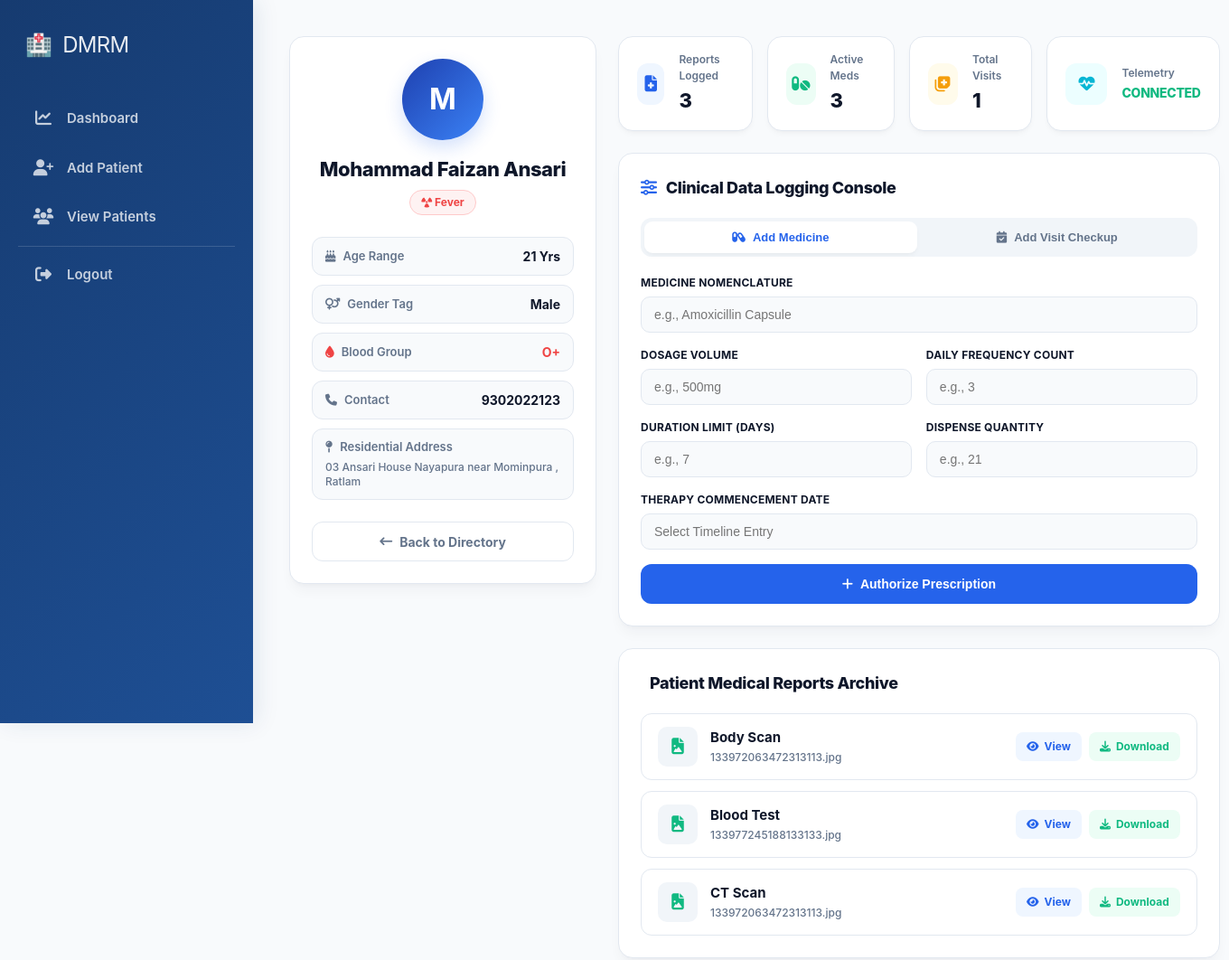
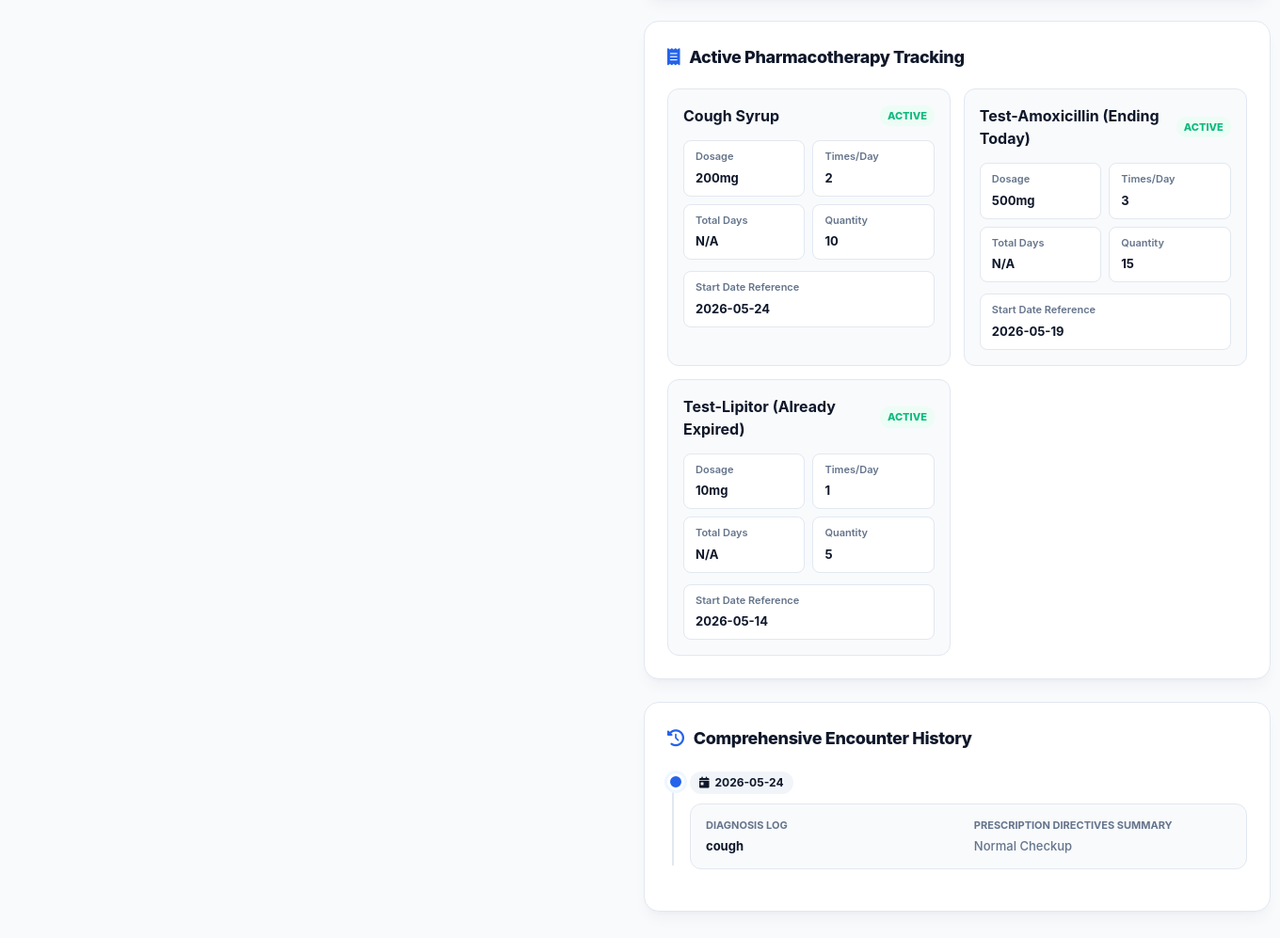
The page /patient/1 (signed in) on the database its author committed (2 pictures, top to bottom).
### tables this page shows
CREATE TABLE patients (
        id INTEGER PRIMARY KEY AUTOINCREMENT,
        doctor_id INTEGER,
        name TEXT,
        age INTEGER,
        gender TEXT,
        phone TEXT,
        email TEXT,
        disease TEXT,
        blood_group TEXT,
        address TEXT,
        report TEXT,
        FOREIGN KEY(doctor_id) REFERENCES doctors(id)
    );

CREATE TABLE patient_reports (
        id INTEGER PRIMARY KEY AUTOINCREMENT,
        patient_id INTEGER,
        report_name TEXT,
        file_name TEXT,
        uploaded_at TIMESTAMP DEFAULT CURRENT_TIMESTAMP,
        FOREIGN KEY(patient_id) REFERENCES patients(id)
    );

CREATE TABLE medicines (
        id INTEGER PRIMARY KEY AUTOINCREMENT,
        patient_id INTEGER,
        medicine_name TEXT,
        dosage TEXT,
        times_per_day INTEGER,
        total_days INTEGER,
        quantity INTEGER,
        start_date TEXT,
        reminder_sent INTEGER DEFAULT 0,
        FOREIGN KEY(patient_id) REFERENCES patients(id)
    );

CREATE TABLE visits (
        id INTEGER PRIMARY KEY AUTOINCREMENT,
        patient_id INTEGER,
        visit_date TEXT,
        diagnosis TEXT,
        prescription TEXT,
        FOREIGN KEY(patient_id) REFERENCES patients(id)
    );

### app.py (the view)
@app.route("/patient/<int:id>")
def patient_profile(id):
    if not is_logged_in():
        return redirect("/login")
    conn = sqlite3.connect(DATABASE, timeout=20)
    conn.row_factory = sqlite3.Row
    cur = conn.cursor()
    cur.execute("SELECT * FROM patients WHERE id=?", (id,))
    patient = cur.fetchone()
    cur.execute("SELECT * FROM patient_reports WHERE patient_id=? ORDER BY uploaded_at DESC", (id,))
    reports = cur.fetchall()
    cur.execute("SELECT * FROM medicines WHERE patient_id=?", (id,))
    medicines = cur.fetchall()
    cur.execute("SELECT * FROM visits WHERE patient_id=? ORDER BY visit_date DESC", (id,))
    visits = cur.fetchall()
    updated_medicines = []
    for med in medicines:
        try:
            start_date = med["start_date"]
            duration = med["total_days"]
            start = datetime.strptime(start_date, "%Y-%m-%d")
            end = start + timedelta(days=int(duration))
            today = datetime.now()
            if today > end:
                status = "Finished ❌"
            else:
                days_left = (end - today).days
                if days_left <= 0:
                    status = "Finishing Today ⚠️"
                elif days_left == 1:
                    status = "Finishing Tomorrow ⚠️"
                else:
                    status = f"{days_left} days left"
        except Exception:
            status = "Unknown"
            start_date = med["start_date"]
            duration = med["total_days"]
        updated_medicines.append({
            "medicine_name": med["medicine_name"],
            "dosage": med["dosage"],
            "times_per_day": med["times_per_day"],
            "quantity": med["quantity"],
            "start_date": start_date,
            "duration": duration,
            "status": status
        })
    conn.close()
    return render_template(
        "patient_profile.html",
        patient=patient,
        reports=reports,
        medicines=updated_medicines,
        visits=visits
    )

### app.py (called while the page is built)
def is_logged_in():
    return session.get("logged_in")

### templates/patient_profile.html (shortened to what this page needs)
{% extends "base.html" %}
{% block content %}
<link rel="stylesheet" href="https://cdnjs.cloudflare.com/ajax/libs/font-awesome/6.5.1/css/all.min.css"/>
<link rel="stylesheet" href="https://cdn.jsdelivr.net/npm/flatpickr/dist/themes/material_blue.css"/>
<div class="clinical-workspace-wrapper">
    <div class="clinical-grid-engine">
        <div class="profile-sticky-card">
            <div class="avatar-chassis">
                {{ patient.name[0] | upper if patient.name else 'P' }}
            </div>
            <h2>{{ patient.name }}</h2>
            <span class="disease-pill-badge">
                <i class="fa-solid fa-radiation"></i> {{ patient.disease if patient.disease else 'General Checkup' }}
            </span>
            <div class="meta-vitals-stack">
                <div class="vital-row">
                    <span class="v-lbl"><i class="fa-solid fa-cake-candles"></i> Age Range</span>
                    <span class="v-val">{{ patient.age }} Yrs</span>
                </div>
                <div class="vital-row">
                    <span class="v-lbl"><i class="fa-solid fa-venus-mars"></i> Gender Tag</span>
                    <span class="v-val">{{ patient.gender if patient.gender else 'N/A' }}</span>
                </div>
                <div class="vital-row">
                    <span class="v-lbl"><i class="fa-solid fa-droplet" style="color: #ef4444;"></i> Blood Group</span>
                    <span class="v-val" style="color: #ef4444;">{{ patient.blood_group if patient.blood_group else 'N/A' }}</span>
                </div>
                <div class="vital-row">
                    <span class="v-lbl"><i class="fa-solid fa-phone"></i> Contact</span>
                    <span class="v-val">{{ patient.phone }}</span>
                </div>
                <div class="vital-row" style="flex-direction: column; align-items: flex-start; gap: 4px;">
                    <span class="v-lbl"><i class="fa-solid fa-map-pin"></i> Residential Address</span>
                    <span class="v-val" style="font-size: 12px; font-weight: 500; color: var(--med-muted); text-align: left; line-height: 1.4;">{{ patient.address if patient.address else 'No address record configured.' }}</span>
                </div>
            </div>
            <a href="{{ url_for('view_patients') }}" class="workspace-action-btn btn-secondary-outline">
                <i class="fa-solid fa-arrow-left-long"></i> Back to Directory
            </a>
        </div>
        <div class="records-workspace-stream">
            <div class="vitals-dashboard-row">
                <div class="metric-micro-card">
                    <div class="metric-icon-box m-info"><i class="fa-solid fa-file-medical"></i></div>
                    <div class="metric-data-block">
                        <label>Reports Logged</label>
                        <h4>{{ reports|length if reports else 0 }}</h4>
                    </div>
                </div>
                <div class="metric-micro-card">
                    <div class="metric-icon-box m-vital"><i class="fa-solid fa-pills"></i></div>
                    <div class="metric-data-block">
                        <label>Active Meds</label>
                        <h4>{{ medicines|length if medicines else 0 }}</h4>
                    </div>
                </div>
                <div class="metric-micro-card">
                    <div class="metric-icon-box m-warn"><i class="fa-solid fa-notes-medical"></i></div>
                    <div class="metric-data-block">
                        <label>Total Visits</label>
                        <h4>{{ visits|length if visits else 0 }}</h4>
                    </div>
                </div>
                <div class="metric-micro-card">
                    <div class="metric-icon-box m-info-alt"><i class="fa-solid fa-heart-pulse"></i></div>
                    <div class="metric-data-block">
                        <label>Telemetry</label>
                        <h4 style="font-size: 14px; color: var(--clr-vital); text-transform: uppercase;">Connected</h4>
                    </div>
                </div>
            </div>
            <div class="clinical-panel-card">
                <h3><i class="fa-solid fa-sliders"></i> Clinical Data Logging Console</h3>
                <div class="tab-segmented-control">
                    <button class="tab-trigger active-pane" onclick="switchFormPane(event, 'pane-medicine')">
                        <i class="fa-solid fa-capsules"></i> Add Medicine
                    </button>
                    <button class="tab-trigger" onclick="switchFormPane(event, 'pane-visit')">
                        <i class="fa-solid fa-calendar-check"></i> Add Visit Checkup
                    </button>
                </div>
                <div id="pane-medicine" class="tab-content-pane active-pane">
                    <form method="POST" action="{{ url_for('add_medicine', patient_id=patient.id) }}" class="clinical-form-grid">
                        <div class="field-cell form-full-row">
                            <label>Medicine Nomenclature</label>
                            <input type="text" name="medicine_name" placeholder="e.g., Amoxicillin Capsule" required>
                        </div>
                        <div class="field-cell">
                            <label>Dosage Volume</label>
                            <input type="text" name="dosage" placeholder="e.g., 500mg">
                        </div>
                        <div class="field-cell">
                            <label>Daily Frequency Count</label>
                            <input type="number" name="times_per_day" placeholder="e.g., 3" min="1">
                        </div>
                        <div class="field-cell">
                            <label>Duration Limit (Days)</label>
                            <input type="number" name="total_days" placeholder="e.g., 7" min="1">
                        </div>
                        <div class="field-cell">
                            <label>Dispense Quantity</label>
                            <input type="number" name="quantity" placeholder="e.g., 21" min="1">
                        </div>
                        <div class="field-cell form-full-row">
                            <label>Therapy Commencement Date</label>
                            <input type="text" name="start_date" class="modern-clinical-calendar" placeholder="Select Timeline Entry" required>
                        </div>
                        <div class="field-cell form-full-row">
                            <button type="submit" class="workspace-action-btn btn-commit">
                                <i class="fa-solid fa-plus"></i> Authorize Prescription
                            </button>
                        </div>
                    </form>
                </div>
            </div>
            <div class="clinical-panel-card">
                <h3> Patient Medical Reports Archive</h3>
                {% if reports and reports|length > 0 %}
                <div class="reports-list-container">
                    {% for report in reports %}
                    {% set file_name = report.file_name if report.file_name else '' %}
                    {% set file_lower = file_name|lower %}
                    <div class="report-item-row">
                        <div class="report-left-node">
                            <div class="report-icon-frame">
                                {% if '.pdf' in file_lower %}
                                    <i class="fa-solid fa-file-pdf" style="color: #ef4444;"></i>
                                {% elif '.png' in file_lower or '.jpg' in file_lower or '.jpeg' in file_lower %}
                                    <i class="fa-solid fa-file-image" style="color: #10b981;"></i>
                                {% else %}
                                    <i class="fa-solid fa-file-lines" style="color: var(--med-brand);"></i>
                                {% endif %}
                            </div>
                            <div class="report-meta-text">
                                <h4>{{ report.report_name }}</h4>
                                <p>{{ file_name }}</p>
                            </div>
                        </div>
                        <div class="report-actions-wrapper">
                            <a href="{{ url_for('uploaded_file', filename=file_name) }}" target="_blank" class="action-badge-btn b-view">
                                <i class="fa-solid fa-eye"></i> View
                            </a>
                            <a href="{{ url_for('uploaded_file', filename=file_name) }}" download class="action-badge-btn b-dl">
                                <i class="fa-solid fa-download"></i> Download
                            </a>
                        </div>
                    </div>
                    {% endfor %}
                </div>
                {% else %}
                <div class="fallback-null-pane">
                    <i class="fa-solid fa-file-circle-xmark"></i>
                    <p>No medical verification sheets found inside database records.</p>
                </div>
                {% endif %}
            </div>
            <div class="clinical-panel-card">
                <h3><i class="fa-solid fa-receipt"></i> Active Pharmacotherapy Tracking</h3>
                {% if medicines %}
                <div class="medication-matrix-grid">
                    {% for med in medicines %}
                    <div class="medication-line-card">
                        <div class="medication-header-row">
                            <span class="medication-title">{{ med.medicine_name }}</span>
                            <span class="status-indicator-badge">Active</span>
                        </div>
                        <div class="medication-spec-grid">
                            <div class="spec-meta-block"><label>Dosage</label><span>{{ med.dosage if med.dosage else 'N/A' }}</span></div>
                            <div class="spec-meta-block"><label>Times/Day</label><span>{{ med.times_per_day if med.times_per_day else 'N/A' }}</span></div>
                            <div class="spec-meta-block"><label>Total Days</label><span>{{ med.total_days if med.total_days else 'N/A' }}</span></div>
                            <div class="spec-meta-block"><label>Quantity</label><span>{{ med.quantity if med.quantity else 'N/A' }}</span></div>
                            <div class="spec-meta-block form-full-row" style="margin-top: 4px;"><label>Start Date Reference</label><span>{{ med.start_date }}</span></div>
                        </div>
                    </div>
                    {% endfor %}
                </div>
                {% else %}
                <div class="fallback-null-pane">
                    <i class="fa-solid fa-capsules" style="opacity:0.6;"></i>
                    <p>No operational pharmaceutical workflows configured for this profile context.</p>
                </div>
                {% endif %}
            </div>
            <div class="clinical-panel-card">
                <h3><i class="fa-solid fa-clock-rotate-left"></i> Comprehensive Encounter History</h3>
                {% if visits %}
                <div class="visit-timeline-chassis">
                    {% for visit in visits %}
                    <div class="timeline-event-node">
                        <div class="timeline-stamp-badge">
                            <i class="fa-solid fa-calendar-day"></i> {{ visit.visit_date if visit.visit_date else visit[2] }}
                        </div>
                        <div class="timeline-info-plate">
                            <div class="timeline-data-box">
                                <label>Diagnosis Log</label>
                                <p style="font-weight: 700; color: var(--med-navy);">{{ visit.diagnosis if visit.diagnosis else visit[3] }}</p>
                            </div>
                            <div class="timeline-data-box">
                                <label>Prescription Directives Summary</label>
                                <p style="color: var(--med-muted);">{{ visit.prescription if visit.prescription else visit[4] }}</p>
                            </div>
                        </div>
                    </div>
                    {% endfor %}
                </div>
                {% else %}
                <div class="fallback-null-pane">
                    <i class="fa-solid fa-notes-medical" style="opacity:0.6;"></i>
                    <p>No past diagnostic evaluation encounters found inside system timelines.</p>
                </div>
                {% endif %}
            </div>
        </div>
    </div>
</div>
{% endblock %}

### rows shown on the page
patients: name "M", name "Mohammad Faizan Ansari", disease "Fever", age "21", gender "Male", blood_group "O+", phone "9302022123", address "03 Ansari House Nayapura near Mominpura , Ratlam"
patient_reports: report_name "Body Scan", file_name "133972063472313113.jpg"
patient_reports: report_name "Blood Test", file_name "133977245188133133.jpg"
patient_reports: report_name "CT Scan", file_name "133972063472313113.jpg"
medicines: medicine_name "Cough Syrup", dosage "200mg", times_per_day "2", total_days "N/A", quantity "10", start_date "2026-05-24"
medicines: medicine_name "Test-Amoxicillin (Ending Today)", dosage "500mg", times_per_day "3", total_days "N/A", quantity "15", start_date "2026-05-19"
medicines: medicine_name "Test-Lipitor (Already Expired)", dosage "10mg", times_per_day "1", total_days "N/A", quantity "5", start_date "2026-05-14"
visits: visit_date "2026-05-24", diagnosis "cough", prescription "Normal Checkup"

### other values the page prints
{{ reports|length if reports else 0 }} "3"
{{ medicines|length if medicines else 0 }} "3"
{{ visits|length if visits else 0 }} "1"
